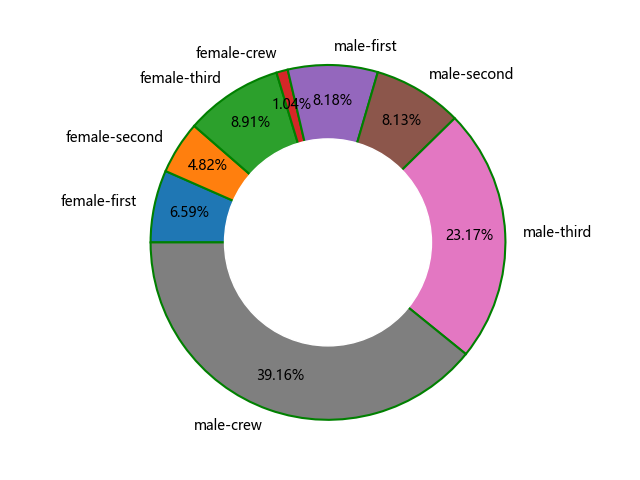

Reproduce this figure in Python.
# library
import matplotlib.pyplot as plt

plt.rcParams["font.sans-serif"] = ["Microsoft YaHei"]  # 显示中文标签,处理中文乱码问题
plt.rcParams["axes.unicode_minus"] = False  # 坐标轴负号的处理
plt.axes(aspect="equal")  # 将横、纵坐标轴标准化处理，确保饼图是一个正圆，否则为椭圆

# create data: an array of values
size_of_groups = [145, 106, 196, 23, 180, 179, 510, 862]
labels = [
    "female-first",
    "female-second",
    "female-third",
    "female-crew",
    "male-first",
    "male-second",
    "male-third",
    "male-crew",
]

# Create a pieplot
plt.pie(
    x=size_of_groups,  # 绘图数据
    labels=labels,  # 添加教育水平标签
    # colors=colors,
    autopct="%.2f%%",  # 设置百分比的格式，这里保留两位小数
    pctdistance=0.8,  # 设置百分比标签与圆心的距离
    labeldistance=1.1,  # 设置标签与圆心的距离
    startangle=180,  # 设置饼图的初始角度
    radius=1.2,  # 设置饼图的半径
    counterclock=False,  # 是否逆时针，这里设置为顺时针方向
    wedgeprops={"linewidth": 1.5, "edgecolor": "green"},  # 设置饼图内外边界的属性值
    textprops={"fontsize": 10, "color": "black"},  # 设置文本标签的属性值
)

# add a circle at the center to transform it in a donut chart
my_circle = plt.Circle((0, 0), 0.7, color="white")
p = plt.gcf()
p.gca().add_artist(my_circle)

plt.savefig('pie.png')
plt.show()
